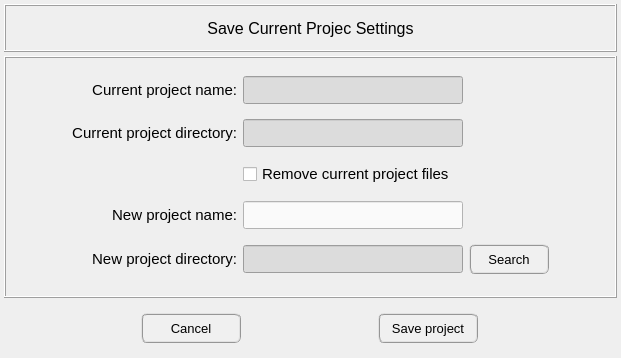
<?xml version="1.0" encoding="UTF-8"?>
<ui version="4.0">
 <class>Dialog</class>
 <widget class="QDialog" name="Dialog">
  <property name="geometry">
   <rect>
    <x>0</x>
    <y>0</y>
    <width>621</width>
    <height>358</height>
   </rect>
  </property>
  <property name="windowTitle">
   <string>Dialog</string>
  </property>
  <layout class="QGridLayout" name="gridLayout">
   <property name="leftMargin">
    <number>4</number>
   </property>
   <property name="topMargin">
    <number>4</number>
   </property>
   <property name="rightMargin">
    <number>4</number>
   </property>
   <property name="bottomMargin">
    <number>4</number>
   </property>
   <property name="spacing">
    <number>4</number>
   </property>
   <item row="0" column="0">
    <widget class="QFrame" name="frame">
     <property name="minimumSize">
      <size>
       <width>0</width>
       <height>48</height>
      </size>
     </property>
     <property name="maximumSize">
      <size>
       <width>16777215</width>
       <height>48</height>
      </size>
     </property>
     <property name="frameShape">
      <enum>QFrame::Box</enum>
     </property>
     <property name="frameShadow">
      <enum>QFrame::Raised</enum>
     </property>
     <layout class="QGridLayout" name="gridLayout_2">
      <item row="0" column="0">
       <widget class="QLabel" name="label">
        <property name="font">
         <font>
          <pointsize>12</pointsize>
         </font>
        </property>
        <property name="text">
         <string>Save Current Projec Settings</string>
        </property>
        <property name="alignment">
         <set>Qt::AlignCenter</set>
        </property>
       </widget>
      </item>
     </layout>
    </widget>
   </item>
   <item row="1" column="0">
    <widget class="QFrame" name="frame_main">
     <property name="frameShape">
      <enum>QFrame::Box</enum>
     </property>
     <property name="frameShadow">
      <enum>QFrame::Raised</enum>
     </property>
     <layout class="QGridLayout" name="gridLayout_3">
      <item row="4" column="3">
       <widget class="QPushButton" name="search_project_folder_button">
        <property name="sizePolicy">
         <sizepolicy hsizetype="Expanding" vsizetype="Expanding">
          <horstretch>0</horstretch>
          <verstretch>0</verstretch>
         </sizepolicy>
        </property>
        <property name="minimumSize">
         <size>
          <width>80</width>
          <height>30</height>
         </size>
        </property>
        <property name="maximumSize">
         <size>
          <width>80</width>
          <height>30</height>
         </size>
        </property>
        <property name="sizeIncrement">
         <size>
          <width>0</width>
          <height>1</height>
         </size>
        </property>
        <property name="font">
         <font>
          <family>MS Shell Dlg 2</family>
          <pointsize>10</pointsize>
          <weight>50</weight>
          <italic>false</italic>
          <bold>false</bold>
         </font>
        </property>
        <property name="styleSheet">
         <string notr="true">QPushButton{border-radius: 6px; border-color: rgb(150, 150, 150); border-style: ridge; border-width: 2px; color: rgb(0, 0, 0); background-color: rgb(240, 240, 240)}
QPushButton:hover{border-radius: 6px; border-color: rgb(0, 170, 255); border-style: ridge; border-width: 2px; color: rgb(0, 0, 0); background-color: rgba(174, 213, 255, 100)}
QPushButton:pressed{border-radius: 6px; border-color: rgb(0, 170, 255); border-style: ridge; border-width: 2px; color: rgb(0, 0, 0); background-color: rgb(174, 213, 255)}
QPushButton:disabled{border-radius: 6px; border-color: rgb(150, 150, 150); border-style: ridge; border-width: 0px; color: rgb(150,150, 150); background-color: rgb(220, 220, 220)}</string>
        </property>
        <property name="text">
         <string>Search</string>
        </property>
        <property name="icon">
         <iconset>
          <normaloff>../../../../data/icons/020-search.png</normaloff>../../../../data/icons/020-search.png</iconset>
        </property>
       </widget>
      </item>
      <item row="2" column="2">
       <widget class="QCheckBox" name="remove_current_project_files">
        <property name="font">
         <font>
          <pointsize>11</pointsize>
         </font>
        </property>
        <property name="text">
         <string>Remove current project files</string>
        </property>
       </widget>
      </item>
      <item row="0" column="1">
       <widget class="QLabel" name="label_2">
        <property name="minimumSize">
         <size>
          <width>0</width>
          <height>28</height>
         </size>
        </property>
        <property name="maximumSize">
         <size>
          <width>180</width>
          <height>28</height>
         </size>
        </property>
        <property name="font">
         <font>
          <pointsize>11</pointsize>
         </font>
        </property>
        <property name="text">
         <string>&lt;html&gt;&lt;head/&gt;&lt;body&gt;&lt;p align=&quot;right&quot;&gt;Current project name:&lt;/p&gt;&lt;/body&gt;&lt;/html&gt;</string>
        </property>
        <property name="alignment">
         <set>Qt::AlignRight|Qt::AlignTrailing|Qt::AlignVCenter</set>
        </property>
       </widget>
      </item>
      <item row="1" column="1">
       <widget class="QLabel" name="label_8">
        <property name="minimumSize">
         <size>
          <width>0</width>
          <height>28</height>
         </size>
        </property>
        <property name="maximumSize">
         <size>
          <width>180</width>
          <height>28</height>
         </size>
        </property>
        <property name="font">
         <font>
          <pointsize>11</pointsize>
         </font>
        </property>
        <property name="text">
         <string>&lt;html&gt;&lt;head/&gt;&lt;body&gt;&lt;p align=&quot;right&quot;&gt;Current project directory:&lt;/p&gt;&lt;/body&gt;&lt;/html&gt;</string>
        </property>
        <property name="alignment">
         <set>Qt::AlignRight|Qt::AlignTrailing|Qt::AlignVCenter</set>
        </property>
       </widget>
      </item>
      <item row="3" column="1">
       <widget class="QLabel" name="label_3">
        <property name="minimumSize">
         <size>
          <width>0</width>
          <height>28</height>
         </size>
        </property>
        <property name="maximumSize">
         <size>
          <width>180</width>
          <height>28</height>
         </size>
        </property>
        <property name="font">
         <font>
          <pointsize>11</pointsize>
         </font>
        </property>
        <property name="text">
         <string>&lt;html&gt;&lt;head/&gt;&lt;body&gt;&lt;p align=&quot;right&quot;&gt;New project name:&lt;/p&gt;&lt;/body&gt;&lt;/html&gt;</string>
        </property>
        <property name="alignment">
         <set>Qt::AlignRight|Qt::AlignTrailing|Qt::AlignVCenter</set>
        </property>
       </widget>
      </item>
      <item row="4" column="2">
       <widget class="QLineEdit" name="new_project_directory">
        <property name="enabled">
         <bool>false</bool>
        </property>
        <property name="minimumSize">
         <size>
          <width>220</width>
          <height>28</height>
         </size>
        </property>
        <property name="maximumSize">
         <size>
          <width>350</width>
          <height>28</height>
         </size>
        </property>
        <property name="font">
         <font>
          <pointsize>10</pointsize>
         </font>
        </property>
        <property name="styleSheet">
         <string notr="true">QLineEdit{color: rgb(0, 0, 0); background-color: rgb(250, 250, 250)}
QLineEdit:disabled{color: rgb(100, 100, 100); background-color: rgb(220, 220, 220)}</string>
        </property>
        <property name="alignment">
         <set>Qt::AlignCenter</set>
        </property>
       </widget>
      </item>
      <item row="0" column="2">
       <widget class="QLineEdit" name="current_project_name">
        <property name="enabled">
         <bool>false</bool>
        </property>
        <property name="minimumSize">
         <size>
          <width>220</width>
          <height>28</height>
         </size>
        </property>
        <property name="maximumSize">
         <size>
          <width>350</width>
          <height>28</height>
         </size>
        </property>
        <property name="font">
         <font>
          <pointsize>10</pointsize>
         </font>
        </property>
        <property name="styleSheet">
         <string notr="true">QLineEdit{color: rgb(0, 0, 0); background-color: rgb(250, 250, 250)}
QLineEdit:disabled{color: rgb(100, 100, 100); background-color: rgb(220, 220, 220)}</string>
        </property>
        <property name="alignment">
         <set>Qt::AlignCenter</set>
        </property>
       </widget>
      </item>
      <item row="1" column="2">
       <widget class="QLineEdit" name="current_project_directory">
        <property name="enabled">
         <bool>false</bool>
        </property>
        <property name="minimumSize">
         <size>
          <width>220</width>
          <height>28</height>
         </size>
        </property>
        <property name="maximumSize">
         <size>
          <width>350</width>
          <height>28</height>
         </size>
        </property>
        <property name="font">
         <font>
          <pointsize>10</pointsize>
         </font>
        </property>
        <property name="styleSheet">
         <string notr="true">QLineEdit{color: rgb(0, 0, 0); background-color: rgb(250, 250, 250)}
QLineEdit:disabled{color: rgb(100, 100, 100); background-color: rgb(220, 220, 220)}</string>
        </property>
        <property name="alignment">
         <set>Qt::AlignCenter</set>
        </property>
       </widget>
      </item>
      <item row="4" column="1">
       <widget class="QLabel" name="label_9">
        <property name="minimumSize">
         <size>
          <width>0</width>
          <height>28</height>
         </size>
        </property>
        <property name="maximumSize">
         <size>
          <width>180</width>
          <height>28</height>
         </size>
        </property>
        <property name="font">
         <font>
          <pointsize>11</pointsize>
         </font>
        </property>
        <property name="text">
         <string>&lt;html&gt;&lt;head/&gt;&lt;body&gt;&lt;p align=&quot;right&quot;&gt;New project directory:&lt;/p&gt;&lt;/body&gt;&lt;/html&gt;</string>
        </property>
        <property name="alignment">
         <set>Qt::AlignRight|Qt::AlignTrailing|Qt::AlignVCenter</set>
        </property>
       </widget>
      </item>
      <item row="3" column="2">
       <widget class="QLineEdit" name="new_project_name">
        <property name="enabled">
         <bool>true</bool>
        </property>
        <property name="minimumSize">
         <size>
          <width>220</width>
          <height>28</height>
         </size>
        </property>
        <property name="maximumSize">
         <size>
          <width>350</width>
          <height>28</height>
         </size>
        </property>
        <property name="font">
         <font>
          <pointsize>10</pointsize>
         </font>
        </property>
        <property name="styleSheet">
         <string notr="true">QLineEdit{color: rgb(0, 0, 0); background-color: rgb(250, 250, 250)}
QLineEdit:disabled{color: rgb(100, 100, 100); background-color: rgb(220, 220, 220)}</string>
        </property>
        <property name="alignment">
         <set>Qt::AlignCenter</set>
        </property>
        <property name="clearButtonEnabled">
         <bool>true</bool>
        </property>
       </widget>
      </item>
      <item row="4" column="4">
       <spacer name="horizontalSpacer_2">
        <property name="orientation">
         <enum>Qt::Horizontal</enum>
        </property>
        <property name="sizeHint" stdset="0">
         <size>
          <width>40</width>
          <height>20</height>
         </size>
        </property>
       </spacer>
      </item>
      <item row="4" column="0">
       <spacer name="horizontalSpacer">
        <property name="orientation">
         <enum>Qt::Horizontal</enum>
        </property>
        <property name="sizeHint" stdset="0">
         <size>
          <width>40</width>
          <height>20</height>
         </size>
        </property>
       </spacer>
      </item>
     </layout>
    </widget>
   </item>
   <item row="2" column="0">
    <widget class="QFrame" name="frame_buttons">
     <property name="minimumSize">
      <size>
       <width>0</width>
       <height>52</height>
      </size>
     </property>
     <property name="maximumSize">
      <size>
       <width>16777215</width>
       <height>52</height>
      </size>
     </property>
     <property name="frameShape">
      <enum>QFrame::NoFrame</enum>
     </property>
     <property name="frameShadow">
      <enum>QFrame::Raised</enum>
     </property>
     <layout class="QGridLayout" name="gridLayout_6">
      <property name="leftMargin">
       <number>10</number>
      </property>
      <property name="topMargin">
       <number>0</number>
      </property>
      <property name="rightMargin">
       <number>10</number>
      </property>
      <property name="bottomMargin">
       <number>0</number>
      </property>
      <property name="horizontalSpacing">
       <number>10</number>
      </property>
      <item row="0" column="1">
       <widget class="QPushButton" name="save_project_button">
        <property name="sizePolicy">
         <sizepolicy hsizetype="Expanding" vsizetype="Expanding">
          <horstretch>0</horstretch>
          <verstretch>0</verstretch>
         </sizepolicy>
        </property>
        <property name="minimumSize">
         <size>
          <width>100</width>
          <height>30</height>
         </size>
        </property>
        <property name="maximumSize">
         <size>
          <width>100</width>
          <height>30</height>
         </size>
        </property>
        <property name="sizeIncrement">
         <size>
          <width>0</width>
          <height>1</height>
         </size>
        </property>
        <property name="font">
         <font>
          <pointsize>10</pointsize>
         </font>
        </property>
        <property name="styleSheet">
         <string notr="true">QPushButton{border-radius: 6px; border-color: rgb(150, 150, 150); border-style: ridge; border-width: 2px; color: rgb(0, 0, 0); background-color: rgb(240, 240, 240)}
QPushButton:hover{border-radius: 6px; border-color: rgb(0, 170, 255); border-style: ridge; border-width: 2px; color: rgb(0, 0, 0); background-color: rgba(174, 213, 255, 100)}
QPushButton:pressed{border-radius: 6px; border-color: rgb(0, 170, 255); border-style: ridge; border-width: 2px; color: rgb(0, 0, 0); background-color: rgb(174, 213, 255)}
QPushButton:disabled{border-radius: 6px; border-color: rgb(150, 150, 150); border-style: ridge; border-width: 0px; color: rgb(150,150, 150); background-color: rgb(220, 220, 220)}</string>
        </property>
        <property name="text">
         <string>Save project</string>
        </property>
       </widget>
      </item>
      <item row="0" column="0">
       <widget class="QPushButton" name="cancel_button">
        <property name="sizePolicy">
         <sizepolicy hsizetype="Expanding" vsizetype="Expanding">
          <horstretch>0</horstretch>
          <verstretch>0</verstretch>
         </sizepolicy>
        </property>
        <property name="minimumSize">
         <size>
          <width>100</width>
          <height>30</height>
         </size>
        </property>
        <property name="maximumSize">
         <size>
          <width>100</width>
          <height>30</height>
         </size>
        </property>
        <property name="sizeIncrement">
         <size>
          <width>0</width>
          <height>1</height>
         </size>
        </property>
        <property name="font">
         <font>
          <pointsize>10</pointsize>
         </font>
        </property>
        <property name="styleSheet">
         <string notr="true">QPushButton{border-radius: 6px; border-color: rgb(150, 150, 150); border-style: ridge; border-width: 2px; color: rgb(0, 0, 0); background-color: rgb(240, 240, 240)}
QPushButton:hover{border-radius: 6px; border-color: rgb(0, 170, 255); border-style: ridge; border-width: 2px; color: rgb(0, 0, 0); background-color: rgba(174, 213, 255, 100)}
QPushButton:pressed{border-radius: 6px; border-color: rgb(0, 170, 255); border-style: ridge; border-width: 2px; color: rgb(0, 0, 0); background-color: rgb(174, 213, 255)}
QPushButton:disabled{border-radius: 6px; border-color: rgb(150, 150, 150); border-style: ridge; border-width: 0px; color: rgb(150,150, 150); background-color: rgb(220, 220, 220)}</string>
        </property>
        <property name="text">
         <string>Cancel</string>
        </property>
       </widget>
      </item>
     </layout>
    </widget>
   </item>
  </layout>
  <zorder>frame</zorder>
  <zorder>frame_buttons</zorder>
  <zorder>frame_main</zorder>
 </widget>
 <resources/>
 <connections/>
</ui>
